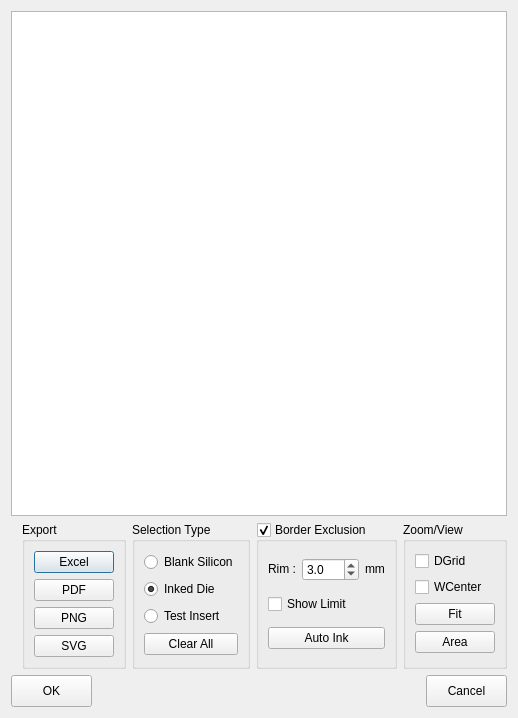
<?xml version="1.0" encoding="UTF-8"?>
<ui version="4.0">
 <class>waferMapEditor</class>
 <widget class="QDialog" name="waferMapEditor">
  <property name="geometry">
   <rect>
    <x>0</x>
    <y>0</y>
    <width>518</width>
    <height>718</height>
   </rect>
  </property>
  <property name="windowTitle">
   <string>Wafer Map Editor</string>
  </property>
  <layout class="QVBoxLayout" name="verticalLayout_5">
   <item>
    <widget class="QGraphicsView" name="graphicsView">
     <property name="sizePolicy">
      <sizepolicy hsizetype="MinimumExpanding" vsizetype="MinimumExpanding">
       <horstretch>0</horstretch>
       <verstretch>0</verstretch>
      </sizepolicy>
     </property>
    </widget>
   </item>
   <item>
    <layout class="QHBoxLayout" name="horizontalLayout_2">
     <item>
      <spacer name="horizontalSpacer_2">
       <property name="orientation">
        <enum>Qt::Horizontal</enum>
       </property>
       <property name="sizeHint" stdset="0">
        <size>
         <width>40</width>
         <height>20</height>
        </size>
       </property>
      </spacer>
     </item>
     <item>
      <widget class="QGroupBox" name="groupBox_4">
       <property name="title">
        <string>Export</string>
       </property>
       <layout class="QVBoxLayout" name="verticalLayout_4">
        <item>
         <widget class="QPushButton" name="pushButton_3">
          <property name="sizePolicy">
           <sizepolicy hsizetype="Maximum" vsizetype="Fixed">
            <horstretch>0</horstretch>
            <verstretch>0</verstretch>
           </sizepolicy>
          </property>
          <property name="text">
           <string>Excel</string>
          </property>
         </widget>
        </item>
        <item>
         <widget class="QPushButton" name="pushButton_4">
          <property name="sizePolicy">
           <sizepolicy hsizetype="Maximum" vsizetype="Fixed">
            <horstretch>0</horstretch>
            <verstretch>0</verstretch>
           </sizepolicy>
          </property>
          <property name="text">
           <string>PDF</string>
          </property>
         </widget>
        </item>
        <item>
         <widget class="QPushButton" name="pushButton_5">
          <property name="sizePolicy">
           <sizepolicy hsizetype="Maximum" vsizetype="Fixed">
            <horstretch>0</horstretch>
            <verstretch>0</verstretch>
           </sizepolicy>
          </property>
          <property name="text">
           <string>PNG</string>
          </property>
         </widget>
        </item>
        <item>
         <widget class="QPushButton" name="pushButton_6">
          <property name="sizePolicy">
           <sizepolicy hsizetype="Maximum" vsizetype="Fixed">
            <horstretch>0</horstretch>
            <verstretch>0</verstretch>
           </sizepolicy>
          </property>
          <property name="text">
           <string>SVG</string>
          </property>
         </widget>
        </item>
       </layout>
      </widget>
     </item>
     <item>
      <widget class="QGroupBox" name="groupBox_2">
       <property name="title">
        <string>Selection Type</string>
       </property>
       <layout class="QVBoxLayout" name="verticalLayout_3">
        <item>
         <widget class="QRadioButton" name="radioButton">
          <property name="sizePolicy">
           <sizepolicy hsizetype="Maximum" vsizetype="Maximum">
            <horstretch>0</horstretch>
            <verstretch>0</verstretch>
           </sizepolicy>
          </property>
          <property name="text">
           <string>Blank Silicon</string>
          </property>
         </widget>
        </item>
        <item>
         <widget class="QRadioButton" name="radioButton_2">
          <property name="sizePolicy">
           <sizepolicy hsizetype="Maximum" vsizetype="Maximum">
            <horstretch>0</horstretch>
            <verstretch>0</verstretch>
           </sizepolicy>
          </property>
          <property name="text">
           <string>Inked Die</string>
          </property>
          <property name="checked">
           <bool>true</bool>
          </property>
         </widget>
        </item>
        <item>
         <widget class="QRadioButton" name="radioButton_3">
          <property name="sizePolicy">
           <sizepolicy hsizetype="Maximum" vsizetype="Maximum">
            <horstretch>0</horstretch>
            <verstretch>0</verstretch>
           </sizepolicy>
          </property>
          <property name="text">
           <string>Test Insert</string>
          </property>
         </widget>
        </item>
        <item>
         <widget class="QPushButton" name="pushButton_2">
          <property name="sizePolicy">
           <sizepolicy hsizetype="Minimum" vsizetype="Maximum">
            <horstretch>0</horstretch>
            <verstretch>0</verstretch>
           </sizepolicy>
          </property>
          <property name="text">
           <string>Clear All</string>
          </property>
         </widget>
        </item>
       </layout>
      </widget>
     </item>
     <item>
      <widget class="QGroupBox" name="groupBox">
       <property name="title">
        <string>Border Exclusion</string>
       </property>
       <property name="checkable">
        <bool>true</bool>
       </property>
       <layout class="QVBoxLayout" name="verticalLayout">
        <item>
         <layout class="QHBoxLayout" name="horizontalLayout">
          <item>
           <widget class="QLabel" name="label_2">
            <property name="sizePolicy">
             <sizepolicy hsizetype="Preferred" vsizetype="Maximum">
              <horstretch>0</horstretch>
              <verstretch>0</verstretch>
             </sizepolicy>
            </property>
            <property name="text">
             <string>Rim :</string>
            </property>
           </widget>
          </item>
          <item>
           <widget class="QDoubleSpinBox" name="doubleSpinBox">
            <property name="sizePolicy">
             <sizepolicy hsizetype="Minimum" vsizetype="Maximum">
              <horstretch>0</horstretch>
              <verstretch>0</verstretch>
             </sizepolicy>
            </property>
            <property name="decimals">
             <number>1</number>
            </property>
            <property name="value">
             <double>3.000000000000000</double>
            </property>
           </widget>
          </item>
          <item>
           <widget class="QLabel" name="label">
            <property name="sizePolicy">
             <sizepolicy hsizetype="Preferred" vsizetype="Maximum">
              <horstretch>0</horstretch>
              <verstretch>0</verstretch>
             </sizepolicy>
            </property>
            <property name="text">
             <string>mm</string>
            </property>
           </widget>
          </item>
         </layout>
        </item>
        <item>
         <widget class="QCheckBox" name="checkBox">
          <property name="sizePolicy">
           <sizepolicy hsizetype="Minimum" vsizetype="Maximum">
            <horstretch>0</horstretch>
            <verstretch>0</verstretch>
           </sizepolicy>
          </property>
          <property name="text">
           <string>Show Limit</string>
          </property>
         </widget>
        </item>
        <item>
         <widget class="QPushButton" name="pushButton">
          <property name="sizePolicy">
           <sizepolicy hsizetype="Minimum" vsizetype="Maximum">
            <horstretch>0</horstretch>
            <verstretch>0</verstretch>
           </sizepolicy>
          </property>
          <property name="text">
           <string>Auto Ink</string>
          </property>
         </widget>
        </item>
       </layout>
      </widget>
     </item>
     <item>
      <widget class="QGroupBox" name="groupBox_3">
       <property name="title">
        <string>Zoom/View</string>
       </property>
       <layout class="QVBoxLayout" name="verticalLayout_2">
        <item>
         <widget class="QCheckBox" name="checkBox_2">
          <property name="sizePolicy">
           <sizepolicy hsizetype="Maximum" vsizetype="Fixed">
            <horstretch>0</horstretch>
            <verstretch>0</verstretch>
           </sizepolicy>
          </property>
          <property name="text">
           <string>DGrid</string>
          </property>
         </widget>
        </item>
        <item>
         <widget class="QCheckBox" name="checkBox_3">
          <property name="sizePolicy">
           <sizepolicy hsizetype="Maximum" vsizetype="Fixed">
            <horstretch>0</horstretch>
            <verstretch>0</verstretch>
           </sizepolicy>
          </property>
          <property name="text">
           <string>WCenter</string>
          </property>
         </widget>
        </item>
        <item>
         <widget class="QPushButton" name="zoomToFit">
          <property name="sizePolicy">
           <sizepolicy hsizetype="Maximum" vsizetype="Fixed">
            <horstretch>0</horstretch>
            <verstretch>0</verstretch>
           </sizepolicy>
          </property>
          <property name="text">
           <string>Fit</string>
          </property>
         </widget>
        </item>
        <item>
         <widget class="QPushButton" name="zoomArea">
          <property name="sizePolicy">
           <sizepolicy hsizetype="Maximum" vsizetype="Fixed">
            <horstretch>0</horstretch>
            <verstretch>0</verstretch>
           </sizepolicy>
          </property>
          <property name="text">
           <string>Area</string>
          </property>
          <property name="checkable">
           <bool>true</bool>
          </property>
         </widget>
        </item>
       </layout>
      </widget>
     </item>
    </layout>
   </item>
   <item>
    <layout class="QHBoxLayout" name="buttonLayout">
     <item>
      <widget class="QPushButton" name="OKButton">
       <property name="minimumSize">
        <size>
         <width>81</width>
         <height>32</height>
        </size>
       </property>
       <property name="maximumSize">
        <size>
         <width>81</width>
         <height>32</height>
        </size>
       </property>
       <property name="text">
        <string>OK</string>
       </property>
       <property name="autoDefault">
        <bool>false</bool>
       </property>
      </widget>
     </item>
     <item>
      <spacer name="horizontalSpacer">
       <property name="orientation">
        <enum>Qt::Horizontal</enum>
       </property>
       <property name="sizeHint" stdset="0">
        <size>
         <width>40</width>
         <height>20</height>
        </size>
       </property>
      </spacer>
     </item>
     <item>
      <widget class="QPushButton" name="CancelButton">
       <property name="minimumSize">
        <size>
         <width>81</width>
         <height>32</height>
        </size>
       </property>
       <property name="maximumSize">
        <size>
         <width>81</width>
         <height>32</height>
        </size>
       </property>
       <property name="text">
        <string>Cancel</string>
       </property>
       <property name="autoDefault">
        <bool>false</bool>
       </property>
      </widget>
     </item>
    </layout>
   </item>
  </layout>
 </widget>
 <resources/>
 <connections/>
</ui>
